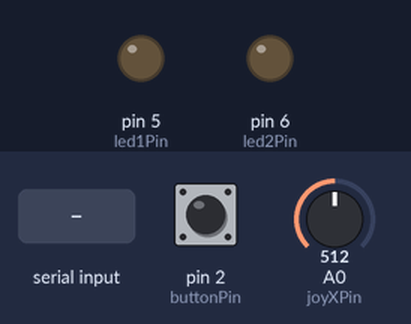
The sketch below on a simulated Arduino Uno, built with avr-gcc and run on an emulated ATmega328P. On the bench: output pins drawn as LEDs (lit = HIGH). Dashed ring = blinking. Inputs (shaded band) come from the test bench; at power-on: A0 (joyXPin) = 512, pin 2 (buttonPin) HIGH. What the sketch prints to the serial monitor is not drawn.

Above: at 1.2 s.
1.3 s: "FLASH\n" received over Serial
At 1.56 s:
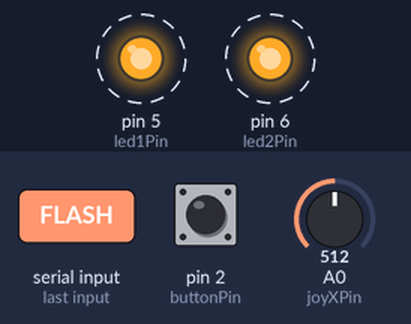
4.3 s: A0 (joyXPin) set to 108
5.8 s: A0 (joyXPin) set to 88
Timing chart, 0 to 8.8 s (numbered marks = the images above; inputs shaded):
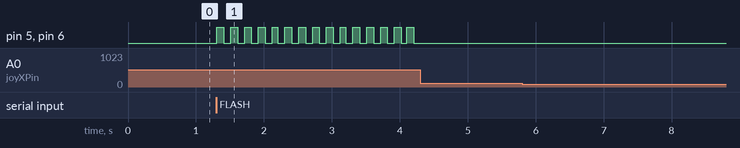

Measured:
- after the input at 1.3 s, pin 5 (led1Pin), pin 6 (led2Pin): alternates HIGH for 0.10 s and LOW for 0.10 s, starting at once
- after the input at 4.3 s, every drawn part: stays the same
- after the input at 5.8 s, every drawn part: stays the same

The sketch:

finalprog.ino
```cpp
// ——— PIN CONFIG ———
const int joyXPin   = A0;  // joystick X-axis
const int led1Pin   = 5;   // LED 1
const int led2Pin   = 6;   // LED 2
const int buttonPin = 2;   // fire button

// ——— FLASH STATE ———
bool    flashing      = false;
unsigned long flashStart     = 0;
const unsigned long flashDuration   = 3000;  // total flash time (ms)
const unsigned long toggleInterval  = 100;  // blink interval (ms)

// ——— BUTTON DEBOUNCE ———
bool lastButtonState = HIGH;

void setup() {
  pinMode(joyXPin,   INPUT);
  pinMode(led1Pin,   OUTPUT);
  pinMode(led2Pin,   OUTPUT);
  pinMode(buttonPin, INPUT_PULLUP);

  Serial.begin(9600);
}

void loop() {
  unsigned long now = millis();

  // ——— 1) HANDLE INCOMING “FLASH” ———
  while (Serial.available()) {
    String cmd = Serial.readStringUntil('\n');
    cmd.trim();
    if (cmd == "FLASH") {
      flashing    = true;
      flashStart  = now;
      // start both OFF so blink logic takes over
      digitalWrite(led1Pin, LOW);
      digitalWrite(led2Pin, LOW);
    }
  }

  // ——— 2) UPDATE FLASHING LEDs ———
  if (flashing) {
    unsigned long elapsed = now - flashStart;
    if (elapsed < flashDuration) {
      // both LEDs blink in unison
      bool on = ((elapsed / toggleInterval) % 2) == 0;
      digitalWrite(led1Pin, on ? HIGH : LOW);
      digitalWrite(led2Pin, on ? HIGH : LOW);
    } else {
      // done flashing
      flashing = false;
      digitalWrite(led1Pin, LOW);
      digitalWrite(led2Pin, LOW);
    }
  }

  // ——— 3) REPORT JOYSTICK ———
  int potValue = analogRead(joyXPin);
  Serial.print("{\"pot\":");
  Serial.print(potValue);
  Serial.println("}");

  // ——— 4) BUTTON PRESS → “BUTTON_PRESSED” ———
  bool reading = digitalRead(buttonPin);
  if (reading == LOW && lastButtonState == HIGH) {
    Serial.println("BUTTON_PRESSED");
  }
  lastButtonState = reading;

  // throttle loop to ~50 Hz
  delay(20);
}
```
